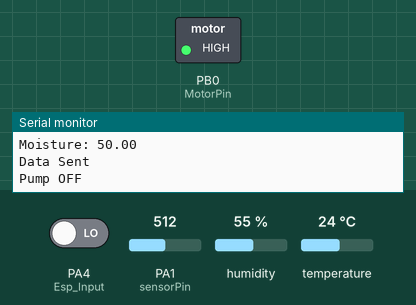
Simulated run of this sketch. Board: STM32 Black Pill. Parts: switched loads named in the sketch (green lamp = pin HIGH), the last lines printed to the serial monitor. The inputs (shaded band) are chosen by the test bench; at power-on: PA1 (sensorPin) = 512, PA4 (Esp_Input) LOW, humidity 55 %, temperature 24 °C.

Above: at 2.2 s.
2.3 s: PA1 (sensorPin) set to 701
5.0 s: PA1 (sensorPin) set to 729
At 5.8 s:
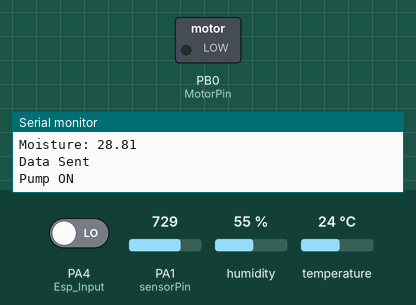
8.6 s: PA1 (sensorPin) set to 716
At 10.3 s:
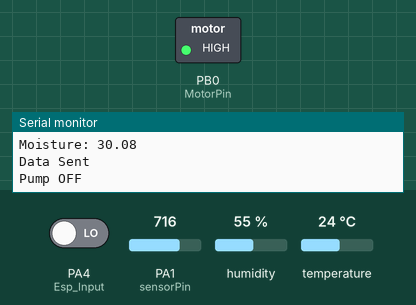
11.3 s: PA1 (sensorPin) set to 900
At 13.7 s:
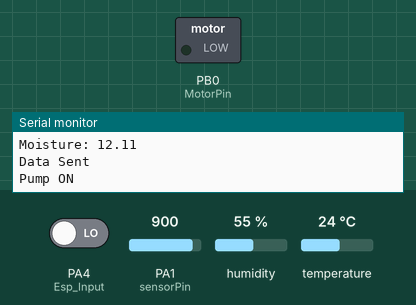
Timing chart, 0 to 15.2 s (numbered marks = the images above; inputs shaded):
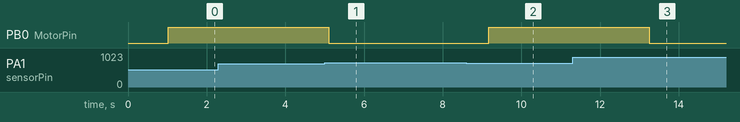

The sketch:

Stm_json_StmF411RE.ino
```cpp
//Sending Data from Arduino to Esp8266 (ESP-01) Via Serial Communication
//DHT11 Lib
#include <DHT.h>

//Arduino to Esp8266 Lib
#include <ArduinoJson.h>

//Initialise Arduino to Esp8266 (PA10=Rx & PA9=Tx)
HardwareSerial Serial1(PA10,PA9);

//Initialisation of DHT11 Sensor
#define DHTPIN PA0
DHT dht(DHTPIN, DHT11);
int sensorPin = PA1;
int Esp_Input = PA4;
int MotorPin = PB0;
float sensorValue;
int limit = 30; // in %
float Moisture;
float temp;
float hum;
String motorStatus;

void setup() {
  Serial.begin(9600);
  Serial1.begin(9600);
  dht.begin();
  pinMode(Esp_Input,INPUT);
  pinMode(MotorPin,OUTPUT);
  delay(1000);

  Serial.println("Program started");
}

void loop() {

  StaticJsonBuffer<1000> jsonBuffer;
  JsonObject& data = jsonBuffer.createObject();

  //Obtain Moisture Temp and Hum data
  sensor_func();


  //Assign collected data to JSON Object
  data["humidity"] = hum;
  data["temperature"] = temp;
  data["MoistureValue"] = Moisture;
  data["MotorStatus"] = motorStatus;

  //Send data to Esp8266
  Serial.println("Data Sent");
  data.printTo(Serial1);
  jsonBuffer.clear();

  int on = digitalRead(Esp_Input);
  if(on == 1 || Moisture <= limit){
    digitalWrite(MotorPin,LOW);
    motorStatus = "On";
    Serial.println("Pump ON");
  }
  else{
    digitalWrite(MotorPin,HIGH);
    motorStatus = "Off";
    Serial.println("Pump OFF");
  }
  delay(2000);
  }

void sensor_func() {

  hum = dht.readHumidity();
  temp = dht.readTemperature();
  sensorValue = analogRead(sensorPin);
  Moisture = 100-((sensorValue/1024)*100);
  Serial.print("Humidity: ");
  Serial.println(hum);
  Serial.print("Temperature: ");
  Serial.println(temp);
  Serial.print("Moisture: ");
  Serial.println(Moisture);

}
```

Measured:
- the behaviour switches between 716 and 717 on PA1 (sensorPin) (found by bisection; images 0 and 1)
- after the input at 5.0 s, PB0 (MotorPin): HIGH → LOW after 0.10 s
- after the input at 8.6 s, PB0 (MotorPin): LOW → HIGH after 0.58 s
- after the input at 11.3 s, PB0 (MotorPin): HIGH → LOW after 1.9 s
